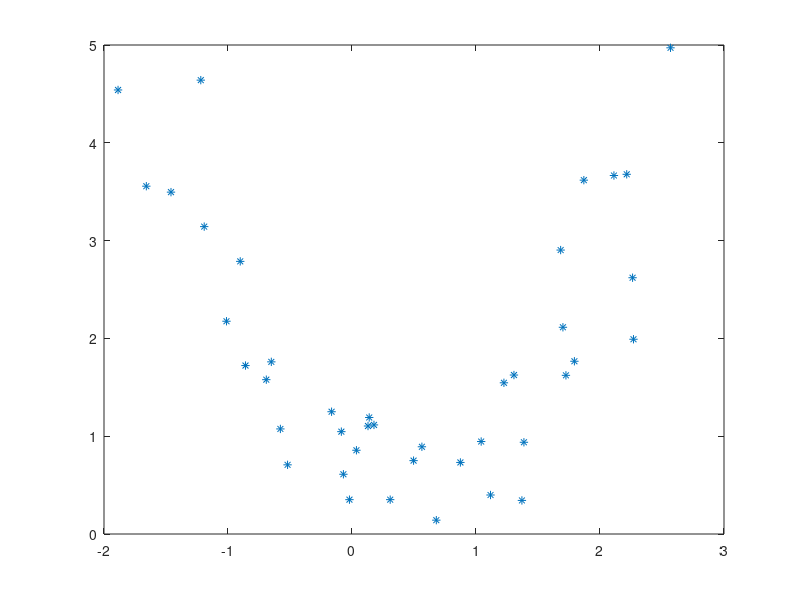

MATLAB code for this plot:

c = -2:0.1:2;
y = c.^2;
X = [c;y]+rand(2,length(c));
plot(X(1,:),X(2,:),'*');




function alternating(X)
    d = 1;
    D = size(X,1);
    Theta = zeros(d*(d+1)/2, D-d);
    Q = eye(D);
    x0 = mean(X,2);
    while true
        Phi = Projection(x0, Q, Theta, X, d);
        [Q, x0, Theta] = Regression(Phi, X);
        [~, M] = Psi(Phi, Theta);
        re = norm(X-c-Q*M)
    end
end




function Tau = Projection(x0, Q, Theta, X, d) 
    n = size(X,2);
    Tau = zeros(d,n);
    D = size(X,1);
    U = Q(:,1:d);
    Up = Q(:,d+1:D);
    A = toTensor(Theta, d);
    for i = 1:n
        s = U'*(X(:,i)-x0);
        c = Up'*(X(:,i)-x0);
        tau = zeros(d,1);
        step = 1;
        while ture 
            % while f_value(tau-(step*gradient(tau, s, c, A)), s, c, A) > f_value(tau,s,c,A)
            %     step = step/2;
            % end
            [g,H ] = gradient(tau, s, c, A);
            %tau = tau - step*gradient(tau, s, c, A);
            tau = tau - H\g;
        end
        Tau(:,i) = tau;
    end
end

function [g,H] = gradient(tau, s, c, A)
    dim = size(A,1);
    d = length(tau);
    r = zeros(dim,1);
    for i = 1:dim
        r(i) = tau'*sequeeze(A(i,:,:))*tau;
    end
    Mr = zeros(dim,d);
    for i = 1:dim
        Mr(dim,:)  = sequeeze(A(dim,:,:))*tau;
    end
    M2 = zeros(d,d);
    for i = 1:dim
        M2 = M2 + sequeeze(A(i,:,:))*(r(i)-c(i));
    end
    g = 2*(tau-s)+4*Mr'*(r-c);
    H = 2*eye(d)+8*Mr'*Mr+4*M2;
end

function f = f_value(tau, s, c, A)
    dim = size(A,1);
    r = zeros(dim,1);
    for i = 1:dim
        r(i) = tau'*sequeeze(A(i,:,:))*tau;
    end
    f = (s-tau)'*(s-tau)+(c-r)'*(c-r);
end


function A = toTensor(Theta, d)
    dh = size(Theta,2);
    A = zeros(dh,d,d);
    for i = 1:dh
        A(i,:,:) = vector2mat(Theta(:,i),d);
    end
end

function M = vector2mat(a, dim)
    M = zeros(dim);
    W = ones(dim);
    ind = triu(W)>0;
    M(ind) = a/2;
    S = M+M';
end





function [Q, c, Theta] = Regression(Phi, X)
    d = size(Phi,1);
    D = size(X,1);
    Theta = zeros(d*(d+1)/2, D-d);
    Q = eye(D);
    while true
        [psi, M] = Psi(Phi, Theta);
        c = mean(X-Q*M,2);
        [U1, ~, U2] = svd((X-c)*M');
        Q_new = U1*U2';
        V = Q_new(:,d+1:D);
        Theta_new = (psi*psi')\psi*(X-c)'*V;
        error = norm(Theta_new-Theta)+norm(Q_new-Q);
        if error < 1.e-7
            break;
        end
        Q = Q_new;
        Theta = Theta_new;
    end
end


function [psi, M] = Psi(Phi, Theta)
    d = size(Phi,1);
    n = size(Phi,2);
    psi = zeros(d*(d+1)/2,n);
    for i = 1:d
        for j = i:d
            psi((i-1)*d+j,:) = Phi(i,:).*Phi(j,:);
        end
    end
    M = [Phi; Theta'*psi];
end